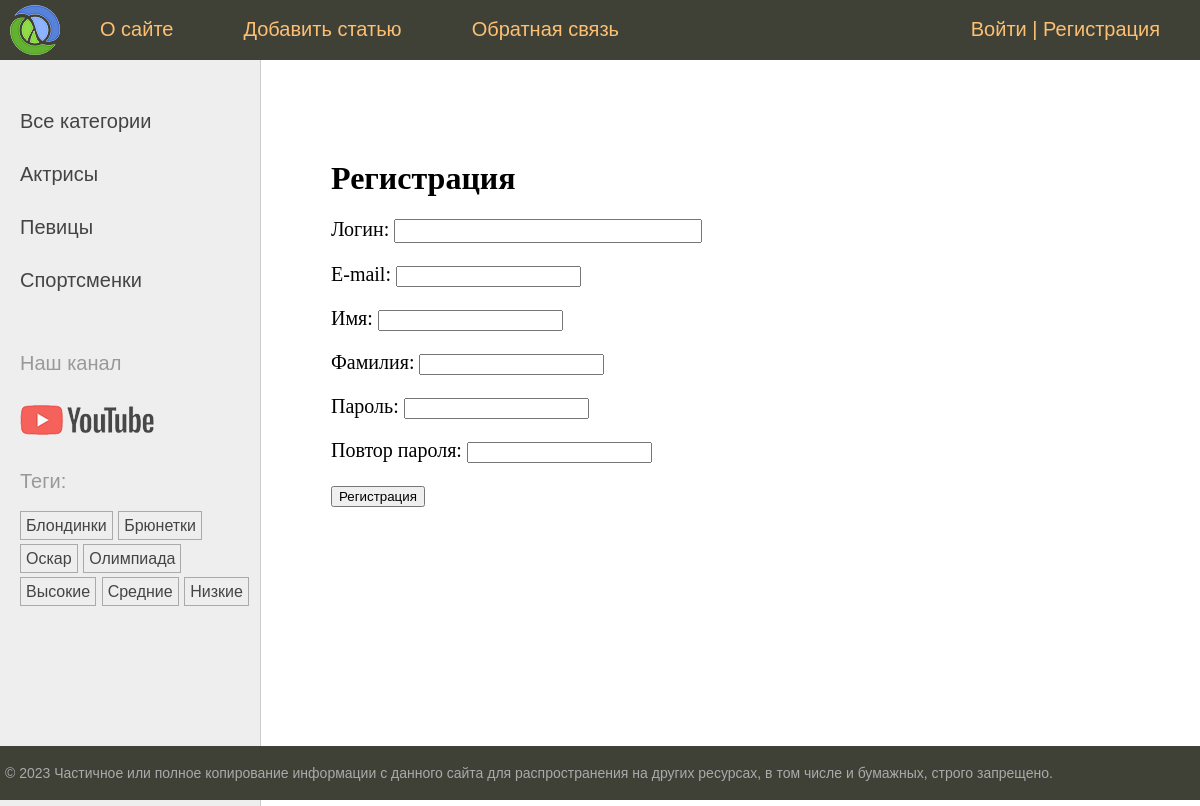
The page /users/register/ on the database its author committed.
### women/models.py (models this page shows, shortened)
class Category(models.Model):
    name = models.CharField(max_length=100, db_index=True)
    slug = models.SlugField(max_length=255, unique=True, db_index=True)
    def get_absolute_url(self):
        return reverse('category', kwargs={'cat_slug': self.slug})

class TagPost(models.Model):
    tag = models.CharField(max_length=100, db_index=True)
    slug = models.SlugField(max_length=255, unique=True, db_index=True)
    def get_absolute_url(self):
        return reverse('tag', kwargs={'tag_slug': self.slug})

### users/views.py (the view)
# urls.py: path('register/', views.RegisterUser.as_view(), name='register'),
class RegisterUser(CreateView):
    form_class = RegisterUserForm
    template_name = 'users/register.html'
    extra_context = {'title': "Регистрация"}
    success_url = reverse_lazy('users:login')

### users/forms.py (shortened to what this page needs)
class RegisterUserForm(forms.ModelForm):
    username = forms.CharField(label='Логин', max_length=100,
                               widget=forms.TextInput(attrs={'class': 'form-input'}))
    password = forms.CharField(label="Пароль", widget=forms.PasswordInput())
    password_2 = forms.CharField(label="Повтор пароля", widget=forms.PasswordInput())
    class Meta:
        model = get_user_model()
        fields = ('username', 'email', 'first_name', 'last_name', 'password', 'password_2')
        labels = {'email': 'E-mail', 'first_name': 'Имя', 'last_name': 'Фамилия'}

### users/context_processors.py (called while the page is built)
def get_women_context(request):
    return {'main_menu': menu}

### women/templatetags/women_tags.py (called while the page is built)
@register.inclusion_tag('women/list_categories.html')
def show_categories(cat_selected=0):
    cats = Category.objects.all()
    return {'cats': cats, 'cat_selected': cat_selected}

@register.inclusion_tag('women/list_tags.html')
def show_all_tags():
    return {'tags': TagPost.objects.all()}

### users/templates/users/register.html (shortened to what this page needs)
{% extends 'base.html' %}
{% block content %}
<h1>Регистрация</h1>
    <form method="post">
        {{ form.as_p }}
    <p><button type="submit">Регистрация</button></p>
    </form>
{% endblock %}

### women/templates/women/list_categories.html
{% for cat in cats %}
{% if cat.id == cat_selected %}
<li class="selected">{{cat.name}}</li>
{% else %}
<li><a href="{{ cat.get_absolute_url }}">{{cat.name}}</a></li>
{% endif %}
{% endfor %}

### women/templates/women/list_tags.html
{% if tags %}
    <p>Теги:</p>
    <ul class="tags-list">
        {% for t in  tags %}
        <li><a href="{{t.get_absolute_url}}">{{t.tag}}</a></li>
        {% endfor %}
    </ul>
{% endif %}

### women/static/women/css/styles.css (style rules this page uses)
html, body { font-family: 'Arial'; margin: 0; padding: 0; height: 100%; width: 100%; color: #444; }
a { color: #0059b2; text-decoration: none; }
.left-chapters ul { width: 230px; margin: 0; padding: 20px 10px 10px 20px; list-style: none; font-size: 20px; }
.left-chapters ul li { margin: 30px 0 0 0; color: #999; }
.left-chapters ul li a { color: #444; text-decoration: none; }
ul.tags-list { width: 100%; margin: 0; padding: 0; list-style: none; }
ul.tags-list li { margin: 0; padding: 0 0 10px; display: inline-block; }
ul.tags-list li a { padding: 5px; font-size: 16px; border: 1px solid #aaa; }
.content-text h1 { font-size: 32px; }
.form-input { width: 300px; font-size: 16px; }

### rows shown on the page
Category: name "Актрисы"
Category: name "Певицы"
Category: name "Спортсменки"
TagPost: tag "Блондинки"
TagPost: tag "Брюнетки"
TagPost: tag "Оскар"
TagPost: tag "Олимпиада"
TagPost: tag "Высокие"
TagPost: tag "Средние"
TagPost: tag "Низкие"

### other values the page prints
{{ m.title }} "О сайте" "Добавить статью" "Обратная связь"
